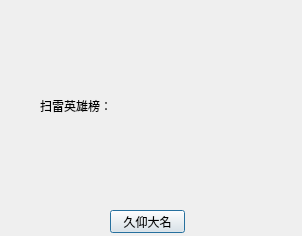
<?xml version="1.0" encoding="UTF-8"?>
<ui version="4.0">
 <class>Rank</class>
 <widget class="QDialog" name="Rank">
  <property name="geometry">
   <rect>
    <x>0</x>
    <y>0</y>
    <width>302</width>
    <height>236</height>
   </rect>
  </property>
  <property name="windowTitle">
   <string>Dialog</string>
  </property>
  <widget class="QLabel" name="Ranker">
   <property name="geometry">
    <rect>
     <x>40</x>
     <y>0</y>
     <width>211</width>
     <height>211</height>
    </rect>
   </property>
   <property name="text">
    <string>扫雷英雄榜：</string>
   </property>
  </widget>
  <widget class="QPushButton" name="pushButton">
   <property name="geometry">
    <rect>
     <x>110</x>
     <y>210</y>
     <width>75</width>
     <height>23</height>
    </rect>
   </property>
   <property name="text">
    <string>久仰大名</string>
   </property>
  </widget>
 </widget>
 <resources/>
 <connections/>
</ui>
